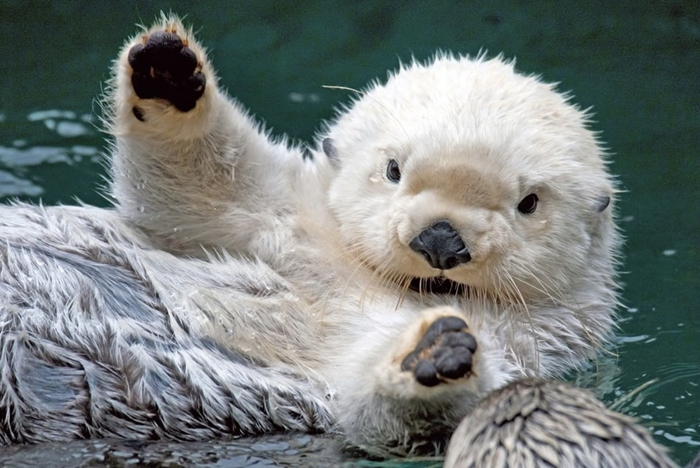
#> input picture DataScience_2023-1/soo.jpg, 700 x 468 px
$ jupyter execute --allow-errors '7_linear_algebra_(student).ipynb'
#> lines starting #> are read from the running program, lines starting #| are printed output that depends on the picture; long printed decimals are rounded
# 데이터사이언스 (0010085001)

## Exercise 7: Linear Algebra

In this excercise, we plan to perform from the basic usage of linear algebra functions to the application of SVD.

### 1. Basic Linear Algebra

#### option 1) numpy.linalg

##### np.dot / mp.matmul

Dot product of two arrays.
- https://numpy.org/doc/stable/reference/generated/numpy.dot.html

Matrix product of two arrays
- https://numpy.org/doc/stable/reference/generated/numpy.matmul.html

[cell 1]
import numpy as np

[cell 2]
# Scalar product of 3 and 4
results = np.dot(3,4)
print(results)

[cell 3]
# Dot product of [[1, 0], [0, 1]] and [[4, 1], [2, 2]]
a = np.array([[1, 0], [0, 1]])
b = np.array([[4, 1], [2, 2]])
results = np.dot(a, b)
print(results)

[cell 4]
# 2D array matrix product of [[1, 0], [0, 1]] and [[4, 1], [0, 1]]
a = np.array([[1, 0],
              [0, 1]])
b = np.array([[4, 1],
              [0, 1]])
results = np.matmul(a,b)
print(results)

[cell 5]
# 2D array and 1D array matrix product of [[1, 0], [0, 1]] and [1, 2]
a = np.array([[1, 0],
              [0, 1]])
b = np.array([1,2])
results = np.matmul(a,b)
print(results)

# @ operator can be used as a shorthand for np.matmul on ndarrays
results = a@b
print(results)

##### np.multiply

Multiply arguments element-wise

- https://numpy.org/doc/stable/reference/generated/numpy.multiply.html#numpy-multiply

#> (a cell that did not finish here is left out)

#> (a cell that did not finish here is left out)

#> (a cell that did not finish here is left out)

##### np.inner

Inner product of two arrays
- https://numpy.org/doc/stable/reference/generated/numpy.inner.html

#> (a cell that did not finish here is left out)

#> (a cell that did not finish here is left out)

#> (a cell that did not finish here is left out)

##### np.linalg.norm

Matrix or vector norm
- https://numpy.org/doc/stable/reference/generated/numpy.linalg.norm.html#numpy-linalg-norm

[cell 12]
from numpy import linalg as LA

[cell 13]
# Set a and b as follows:
a = np.arange(9) - 4
print(a)

b = a.reshape((3,3))
print(b)

#> (a cell that did not finish here is left out)

#> (a cell that did not finish here is left out)

#> (a cell that did not finish here is left out)

#> (a cell that did not finish here is left out)

#> (a cell that did not finish here is left out)

#### option 2) scipy.linalg
- https://docs.scipy.org/doc/scipy/reference/linalg.html#module-scipy.linalg

[cell 19]
import numpy as np
from scipy import linalg

##### scipy.linalg.inv

Compute the inverse of matrix
- https://docs.scipy.org/doc/scipy/reference/generated/scipy.linalg.inv.html

#> (a cell that did not finish here is left out)

##### scipy.linalg.det

Compute the determinant of a matrix
- https://docs.scipy.org/doc/scipy/reference/generated/scipy.linalg.det.html#scipy.linalg.det

#> (a cell that did not finish here is left out)

##### scipy.linalg.norm

Matrix or vector norm
- https://docs.scipy.org/doc/scipy/reference/generated/scipy.linalg.norm.html

[cell 22]
# Set a and b as follows:
a = np.arange(9) - 4
print(a)

b = a.reshape((3, 3))
print(b)

#> (a cell that did not finish here is left out)

#> (a cell that did not finish here is left out)

#> (a cell that did not finish here is left out)

#> (a cell that did not finish here is left out)

### 2. Eigenvalue

##### np.linalg.eig

Compute the eigenvalues and right eigenvectors of a square array
- https://docs.scipy.org/doc/scipy/reference/generated/scipy.linalg.eig.html#scipy-linalg-eig

[cell 27]
from numpy import linalg as LA
from scipy import linalg

[cell 28]
# Compute eigenvalues of [[1, -1], [1, 1]]
a = [[1, -1], [1, 1]]
w, v = LA.eig(a)
print(w)
print(v)

##### scipy.linalg.eigvals

Compute eigenvalues from an ordinary or generalized eigenvalue problem
- https://docs.scipy.org/doc/scipy/reference/generated/scipy.linalg.eigvals.html

[cell 29]
# Compute eigenvalues of [[2, 1], [1, 2]]
a = [[2, 1], [1, 2]]
eigens = linalg.eigvals(a)
print(eigens)

### 3. Singular Value Decomposition (SVD)

##### numpy.linalg.svd

Singular Value Decomposition
- https://numpy.org/doc/stable/reference/generated/numpy.linalg.svd.html#numpy.linalg.svd

[cell 30]
# Random number generation
a = np.random.randn(9, 6) + 1j*np.random.randn(9, 6)
a

[cell 31]
# SVD on the matrix a
u, s, vh = LA.svd(a)
print(u.shape, s.shape, vh.shape)
print(s)

##### scipy.linalg.svd

Singular Value Decomposition
- https://docs.scipy.org/doc/scipy/reference/generated/scipy.linalg.svd.html#scipy.linalg.svd

[cell 32]
# Random number generation
rng = np.random.default_rng()
m, n = 9, 6
a = rng.standard_normal((m, n)) + 1.j*rng.standard_normal((m, n))

#> (a cell that did not finish here is left out)

### 3. Dimensionality Reduction with SVD

TruncatedSVD is sometimes called Latent Semantic Analysis (LSA)
- https://scikit-learn.org/stable/modules/generated/sklearn.decomposition.TruncatedSVD.html

[cell 34]
import numpy as np
import pandas as pd
import matplotlib.pyplot as plt
import seaborn as sns

from sklearn.datasets import load_iris
from sklearn.decomposition import TruncatedSVD, PCA

[cell 35]
# Load iris dataset
iris = load_iris()
dataset= iris.data
print(dataset.shape)

[cell 36]
# Call truncated SVD
tsvd = TruncatedSVD(n_components=2)

print('Before the Truncated SVD: ', dataset.shape)

# Perform truncated SVD on iris dataset
tsvd.fit_transform(dataset)
print('After the Truncated SVD: ', dataset.shape)

[cell 37]
# Visualize reduced dataset
plt.scatter(x=dataset[:,0],
            y= dataset[:,1],
            c= iris.target)
plt.xlabel('TruncatedSVD Component 1')
plt.ylabel('TruncatedSVD Component 2')
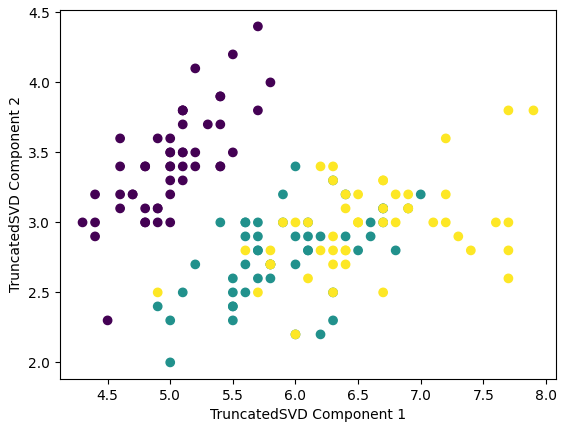
#> figure drawn by matplotlib, 1 panel

### 4. Image Reconstruction with SVD

#> (a cell that did not finish here is left out)

[cell 39]
import cv2
import numpy as np
import matplotlib.pyplot as plt
import seaborn as sns

[cell 40]
# Load image
img = cv2.imread('./soo.jpg')
#> img is the input picture: shape (468, 700, 3); mean B, G, R 122.3, 124.2, 117.1
print('original image shape: ', img.shape)
#| original image shape:  (468, 700, 3)

[cell 41]
# Resize image (optional)
img = cv2.resize(img, dsize=(456, 684))
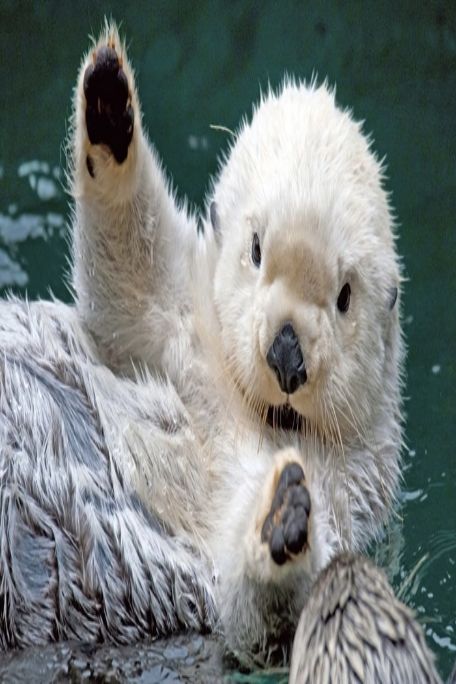
#> img: shape (684, 456, 3); mean B, G, R 122.2, 124.1, 117
print('resized image shape: ', img.shape)
#| resized image shape:  (684, 456, 3)

[cell 42]
# Converting the image into gray scale
img_gray = cv2.cvtColor(img, cv2.COLOR_BGR2GRAY)
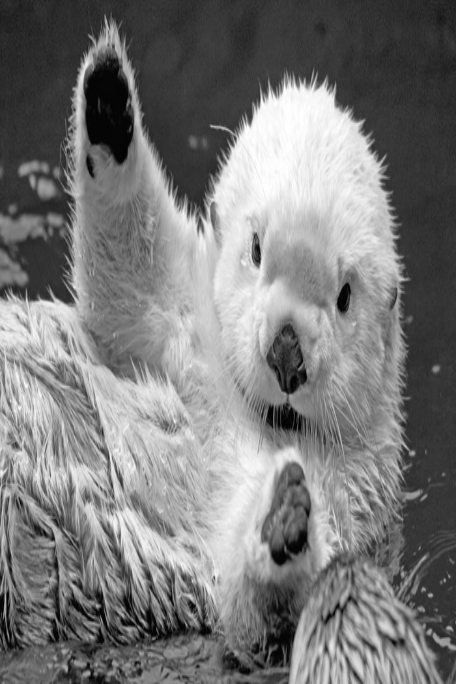
#> img_gray: shape (684, 456); min 0, max 255, mean 121.8
print('gray image shape: ', img_gray.shape)
#| gray image shape:  (684, 456)

[cell 43]
# Calculating the SVD
u, s, v = np.linalg.svd(img_gray, full_matrices=False)
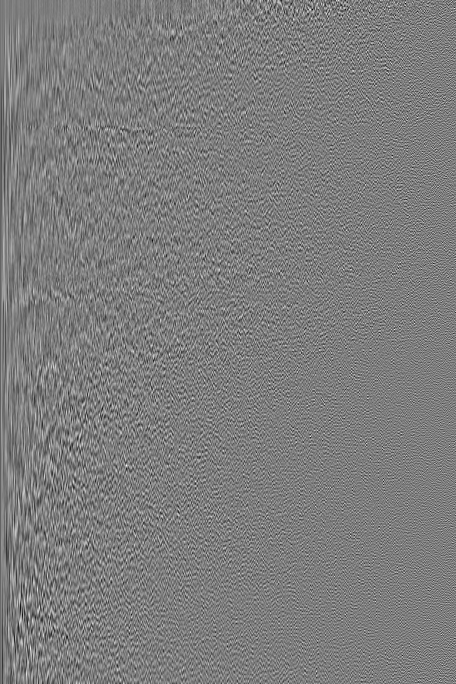
#> u: shape (684, 456) float64; min -0.211, max 0.217, mean -6.14e-05; drawn with min black and max white
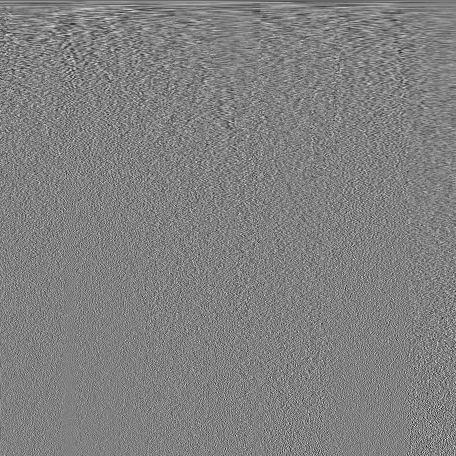
#> v: shape (456, 456) float64; min -0.268, max 0.262, mean -0.000101; drawn with min black and max white
#> s = 456 values, max 72629.8 at index 0, min 3.48 at index 455, mean 590.2
s_diag = np.diag(s)
print(s_diag.shape)
#| (456, 456)
# Inspect shapes of the matrices
print(u.shape, s.shape, v.shape)
#| (684, 456) (456,) (456, 456)
print(s[:10])
#| [72629.849 16964.800  8258.502  7478.072
#|   6046.981  5566.091  4811.756  3845.777
#|   3693.738  3234.044 ]

[cell 44]
# Calculate the ratio of singular values
# A singular value is the square root of an eigenvalue
var_explained = np.round(s**2 / np.sum(s**2), decimals=6)
#> var_explained = 456 values, max 0.883 at index 0, min 0 at index 286, mean 0.00219

# Variance explained top Singular vectors
print('Top 20 singular values')
sns.barplot(x=list(range(1, 21)),
            y=var_explained[0:20],
            color="dodgerblue")

plt.title('Variance Explained Graph')
plt.xlabel('Singular Vector', fontsize=16)
plt.ylabel('Variance Explained', fontsize=16)
plt.tight_layout()
plt.show()
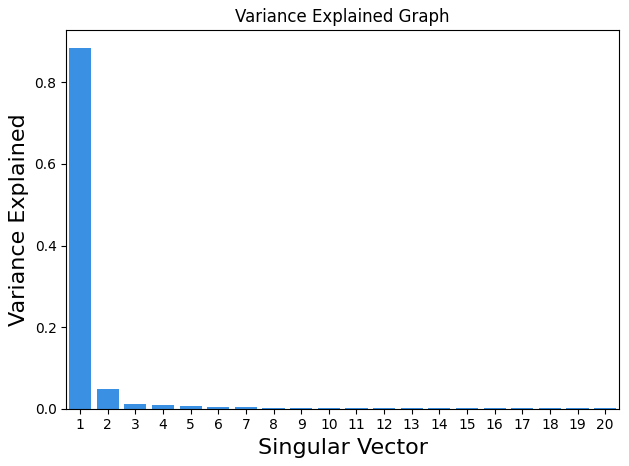
#> figure drawn by matplotlib, 1 panel; tallest bar 0.883 high, from x = -0.4 to 0.4

[cell 45]
# Reconstruct using all components
# img  ~= u * s * v^t
# low_rank = u[:, :684] @ np.diag(s[:684]) @ v[:684, :]
row_rank = u @ np.diag(s) @ v
print(row_rank.shape)
#| (684, 456)

# plt.figure()
# plt.imshow(row_rank)

[cell 46]
# Save image
cv2.imwrite('soo_gray.jpg', img_gray)
#> (the rest of this cell did not finish here and is left out)

[cell 47]
# plot figure
plt.figure()

# Plot reconstructed image
plt.subplot(1, 2, 1)
plt.imshow(row_rank)

# Plot original image
plt.subplot(1, 2, 2)
plt.imshow(img_gray, cmap='gray')

$ run again, with DataScience_2023-1/newjeans_svd_5.jpg copied over DataScience_2023-1/soo.jpg
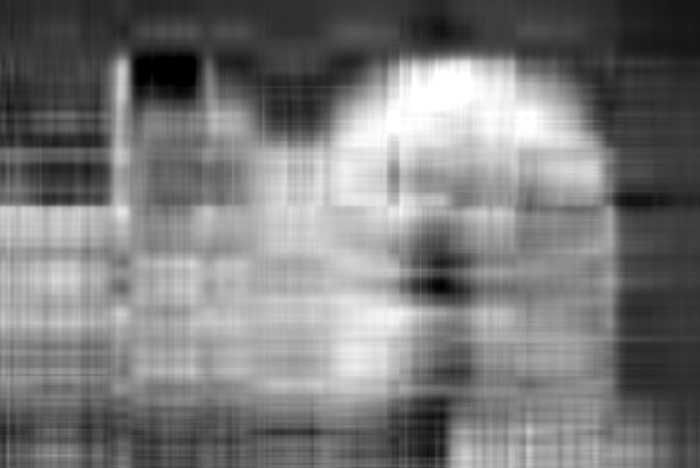
#> input picture DataScience_2023-1/newjeans_svd_5.jpg, 700 x 468 px
#> img is the input picture: shape (468, 700, 3); min 0, max 255, mean 121.7
#| original image shape:  (468, 700, 3)
#> img: shape (684, 456, 3)
#| resized image shape:  (684, 456, 3)
#| gray image shape:  (684, 456)
#> `u, s, v = np.linalg.svd(img_gray, full_matrices=False)`:
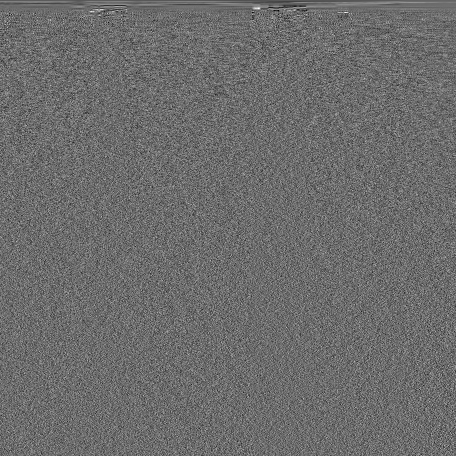
#> v: shape (456, 456) float64; min -0.263, max 0.353, mean -0.000105; drawn with min black and max white
#> s = 456 values, max 72613.1 at index 0, min 1.79 at index 455, mean 255.4
#| (456, 456)
#| (684, 456) (456,) (456, 456)
#| [7.26131031e+04 1.66916522e+04 8.25134297e+03 7.43245837e+03
#|  5.93922379e+03 5.31766871e+02 2.58592489e+02 1.66644827e+02
#|  9.27002696e+01 5.85360717e+01]
#> var_explained = 456 values, max 0.923 at index 0, min 0 at index 10, mean 0.00219
#> `plt.show()`:
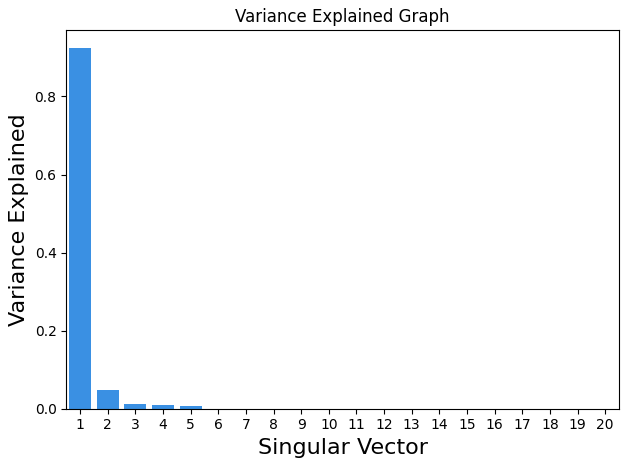
#> figure drawn by matplotlib, 1 panel; tallest bar 0.923 high, from x = -0.4 to 0.4
#| (684, 456)
